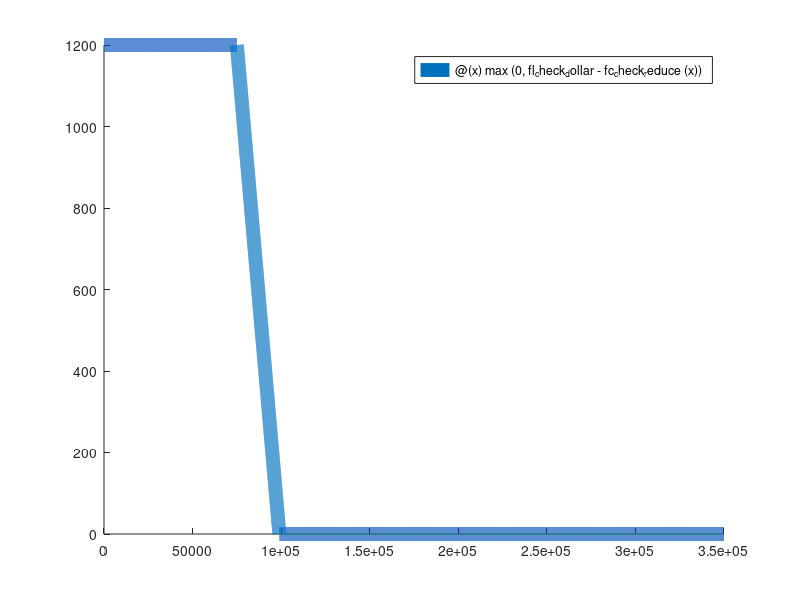

Here is the MATLAB script that generated this plot: (Note: this script raises an error after producing the figure.)
%% SNW_STIMULUS_CHECKS provides the amount of stimulus checks per household type
%    Considers household child count, martial status. Function provides
%    stimulus check amount in dollars given household income level. Using
%    US dollar as unit of accounting. Provides the first check under Trump,
%    the second check under Trump, and both checks under Trump jointly. 
%
%    * see: <https://www.irs.gov/pub/irs-utl/e-poster_payments.pdf first
%    check>
%    * see:
%    <https://www.irs.gov/newsroom/treasury-and-irs-begin-delivering-second-round-of-economic-impact-payments-to-millions-of-americans,
%    second check>
%    * see:
%    <https://github.com/FanWangEcon/PrjOptiAlloc/blob/master/R/ffp_snw_welfarechecks_input.R
%    ffp_snw_welfarechecks_input>
%
%    See also SNWX_STIMULUS_CHECKS
%

function [varargout] = snw_stimulus_checks(varargin)

% Defaults
[fl_stimulus_adult_first, fl_stimulus_child_first] = deal(1200, 500);
[fl_stimulus_adult_second, fl_stimulus_child_second] = deal(600, 600);

% Load inputs or not
if (~isempty(varargin))
    % this relies on externally generated parameters, defaults do not have to be generated
    % if this file has to be invoked many times, then this saves time by avoiding
    % regenerating defaults over and over again
    
    bl_visualize = false;
    if (length(varargin) ==2)
        [it_kids, bl_marital] = varargin{:};
    elseif (length(varargin) == 6)
        [it_kids, bl_marital, ...
            fl_stimulus_adult_first, fl_stimulus_child_first, ...
            fl_stimulus_adult_second, fl_stimulus_child_second] = varargin{:};
    elseif (length(varargin) == 7)
        [it_kids, bl_marital, ...
            fl_stimulus_adult_first, fl_stimulus_child_first, ...
            fl_stimulus_adult_second, fl_stimulus_child_second, ...
            bl_visualize] = varargin{:};
    end
    
else
    close all;
    
    bl_visualize = true;
    [it_kids, bl_marital] = deal(0,0);
    
end

% First round check
fc_stimulus_check_first = snwi_stimulus_check_trump(it_kids, bl_marital, ...
    fl_stimulus_adult_first, fl_stimulus_child_first);

% Second round check
fc_stimulus_check_second = snwi_stimulus_check_trump(it_kids, bl_marital, ...
    fl_stimulus_adult_second, fl_stimulus_child_second);

% Both checks together
fc_stimulus_check_firstsecond = @(x) fc_stimulus_check_first(x) + fc_stimulus_check_second(x);

% Visualize
if (bl_visualize)
    figure();
    hold on;
    
    % Set bounds on the domain
    fl_x_lower = 0;
    fl_x_higher = 350000;
    
    % Graph
    pl_check1 = fplot(fc_stimulus_check_first, [fl_x_lower, fl_x_higher], ...
        '-', 'Linewidth',10);
    pl_check2 = fplot(fc_stimulus_check_second, [fl_x_lower, fl_x_higher], ...
        '-', 'Linewidth',5);
    pl_bothchecks = fplot(fc_stimulus_check_firstsecond, [fl_x_lower, fl_x_higher],...
        '-', 'Linewidth',2);
    
    % Legend
    legend([pl_check1, pl_check2, pl_bothchecks], ...
        {'First check','Second check','Both checks'}, ...
        'Location','best',...
        'NumColumns',1,'FontSize',12,'TextColor','black');
    
    % Add x-axis and y-axis
    pl_xline = xline(0);
    pl_yline = yline(0);
    pl_xline.HandleVisibility = 'off';
    pl_yline.HandleVisibility = 'off';
    
    % Title and y and y-able
    title({'Stimulus Check amounts as a function of household income',...
        ['Kids count = ' num2str(it_kids) '; marital status = ' num2str(bl_marital)]}, ...
        'Interpreter', "none");
    ylabel('Stimulus check amount');
    xlabel('income levels');
    
    % Add grids
    grid on;
    grid minor;
end

%% Return 
varargout = cell(nargout,0);
for it_k = 1:nargout
    if (it_k==1)
        ob_out_cur = fc_stimulus_check_firstsecond;
    elseif (it_k==2)
        ob_out_cur = fc_stimulus_check_first;
    elseif (it_k==3)
        ob_out_cur = fc_stimulus_check_second;
    end
    varargout{it_k} = ob_out_cur;
end

end

%% Trump Check
function fc_stimulus_check = snwi_stimulus_check_trump(...
    it_kids, bl_marital, fl_stimulus_adult, fl_stimulus_child)
% x is household income
% fl_stimulus_adult = 1200, fl_stimulus_adult = 500 for first round
% fl_stimulus_adult = 600, fl_stimulus_adult = 600 for second round

% start point household head
fl_check_dollar = fl_stimulus_adult;
% married household gets more, marital = 0, 1
fl_check_dollar = fl_check_dollar + bl_marital*fl_stimulus_adult;
% Households with kids: 0, 1,2,3,4
fl_check_dollar = fl_check_dollar + it_kids*fl_stimulus_child;

if (~bl_marital && it_kids == 0)
    % The benefit would start decreasing at a rate of $5 for every additional $100 in income
    fc_check_reduce = @(x) ((max(x - 75000,0))/100)*5;
end

% phaseout starts $112,500 for heads of household
if (~bl_marital && it_kids ~= 0)
    % The benefit would start decreasing at a rate of $5 for every additional $100 in income
    fc_check_reduce = @(x) ((max(x - 112500,0))/100)*5;
end

% phaseout starts $150,000 for heads of household
if (bl_marital)
    % The benefit would start decreasing at a rate of $5 for every additional $100 in income
    fc_check_reduce = @(x) ((max(x - 150000,0))/100)*5;
end

% stimulus check function first check
fc_stimulus_check = @(x) max(0, fl_check_dollar - fc_check_reduce(x));

end